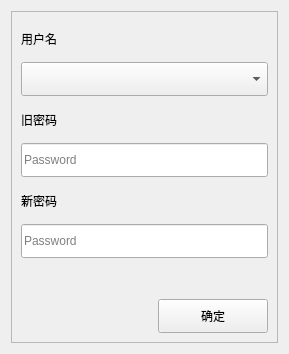
<?xml version="1.0" encoding="UTF-8"?>
<ui version="4.0">
 <class>UserManage</class>
 <widget class="QWidget" name="UserManage">
  <property name="geometry">
   <rect>
    <x>0</x>
    <y>0</y>
    <width>289</width>
    <height>354</height>
   </rect>
  </property>
  <property name="windowTitle">
   <string>Form</string>
  </property>
  <layout class="QGridLayout" name="gridLayout_2">
   <item row="0" column="0">
    <widget class="QFrame" name="frame">
     <property name="frameShape">
      <enum>QFrame::StyledPanel</enum>
     </property>
     <property name="frameShadow">
      <enum>QFrame::Raised</enum>
     </property>
     <layout class="QGridLayout" name="gridLayout">
      <item row="0" column="0">
       <layout class="QVBoxLayout" name="verticalLayout" stretch="1,1,1,1,1,1,1,1">
        <item>
         <widget class="QLabel" name="label">
          <property name="sizePolicy">
           <sizepolicy hsizetype="Preferred" vsizetype="Preferred">
            <horstretch>0</horstretch>
            <verstretch>0</verstretch>
           </sizepolicy>
          </property>
          <property name="text">
           <string>用户名</string>
          </property>
         </widget>
        </item>
        <item>
         <widget class="QComboBox" name="cbox_MUsername">
          <property name="sizePolicy">
           <sizepolicy hsizetype="Preferred" vsizetype="Preferred">
            <horstretch>0</horstretch>
            <verstretch>0</verstretch>
           </sizepolicy>
          </property>
          <property name="minimumSize">
           <size>
            <width>0</width>
            <height>30</height>
           </size>
          </property>
         </widget>
        </item>
        <item>
         <widget class="QLabel" name="label_2">
          <property name="sizePolicy">
           <sizepolicy hsizetype="Preferred" vsizetype="Preferred">
            <horstretch>0</horstretch>
            <verstretch>0</verstretch>
           </sizepolicy>
          </property>
          <property name="text">
           <string>旧密码</string>
          </property>
         </widget>
        </item>
        <item>
         <widget class="QLineEdit" name="edit_OldPassword">
          <property name="sizePolicy">
           <sizepolicy hsizetype="Expanding" vsizetype="Preferred">
            <horstretch>0</horstretch>
            <verstretch>0</verstretch>
           </sizepolicy>
          </property>
          <property name="minimumSize">
           <size>
            <width>0</width>
            <height>30</height>
           </size>
          </property>
          <property name="text">
           <string/>
          </property>
          <property name="echoMode">
           <enum>QLineEdit::Password</enum>
          </property>
          <property name="placeholderText">
           <string>Password</string>
          </property>
         </widget>
        </item>
        <item>
         <widget class="QLabel" name="label_3">
          <property name="sizePolicy">
           <sizepolicy hsizetype="Preferred" vsizetype="Preferred">
            <horstretch>0</horstretch>
            <verstretch>0</verstretch>
           </sizepolicy>
          </property>
          <property name="text">
           <string>新密码</string>
          </property>
         </widget>
        </item>
        <item>
         <widget class="QLineEdit" name="edit_NewPassword">
          <property name="sizePolicy">
           <sizepolicy hsizetype="Expanding" vsizetype="Preferred">
            <horstretch>0</horstretch>
            <verstretch>0</verstretch>
           </sizepolicy>
          </property>
          <property name="minimumSize">
           <size>
            <width>0</width>
            <height>30</height>
           </size>
          </property>
          <property name="text">
           <string/>
          </property>
          <property name="echoMode">
           <enum>QLineEdit::Password</enum>
          </property>
          <property name="placeholderText">
           <string>Password</string>
          </property>
         </widget>
        </item>
        <item>
         <spacer name="verticalSpacer">
          <property name="orientation">
           <enum>Qt::Vertical</enum>
          </property>
          <property name="sizeHint" stdset="0">
           <size>
            <width>20</width>
            <height>40</height>
           </size>
          </property>
         </spacer>
        </item>
        <item>
         <layout class="QHBoxLayout" name="horizontalLayout" stretch="10,8">
          <item>
           <spacer name="horizontalSpacer">
            <property name="orientation">
             <enum>Qt::Horizontal</enum>
            </property>
            <property name="sizeHint" stdset="0">
             <size>
              <width>40</width>
              <height>20</height>
             </size>
            </property>
           </spacer>
          </item>
          <item>
           <widget class="QPushButton" name="pbtn_UserSet">
            <property name="sizePolicy">
             <sizepolicy hsizetype="Minimum" vsizetype="Preferred">
              <horstretch>0</horstretch>
              <verstretch>0</verstretch>
             </sizepolicy>
            </property>
            <property name="minimumSize">
             <size>
              <width>0</width>
              <height>30</height>
             </size>
            </property>
            <property name="text">
             <string>确定</string>
            </property>
           </widget>
          </item>
         </layout>
        </item>
       </layout>
      </item>
     </layout>
    </widget>
   </item>
  </layout>
 </widget>
 <resources/>
 <connections/>
</ui>
